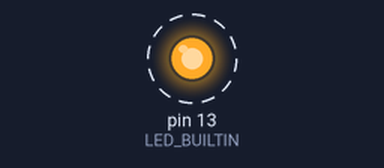
A sketch run on a simulated Arduino Uno, built with avr-gcc and run on an emulated ATmega328P. Shown: output pins drawn as LEDs (lit = HIGH). Dashed ring = blinking.

Above: at 0.12 s.
Timing chart, 0 to 3.0 s (numbered marks = the images above):
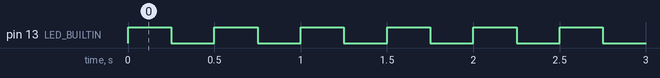

The sketch:

Arduino_uno_big_hero_bokni.ino
```cpp
int speedtime = 250;

void setup() {
    pinMode(LED_BUILTIN, OUTPUT);
}
void loop() {
    digitalWrite(LED_BUILTIN, HIGH);
    delay(speedtime);
    digitalWrite(LED_BUILTIN, LOW);
    delay(speedtime);
}
```

Measured:
- by itself, pin 13 (LED_BUILTIN): alternates HIGH for 0.25 s and LOW for 0.25 s
